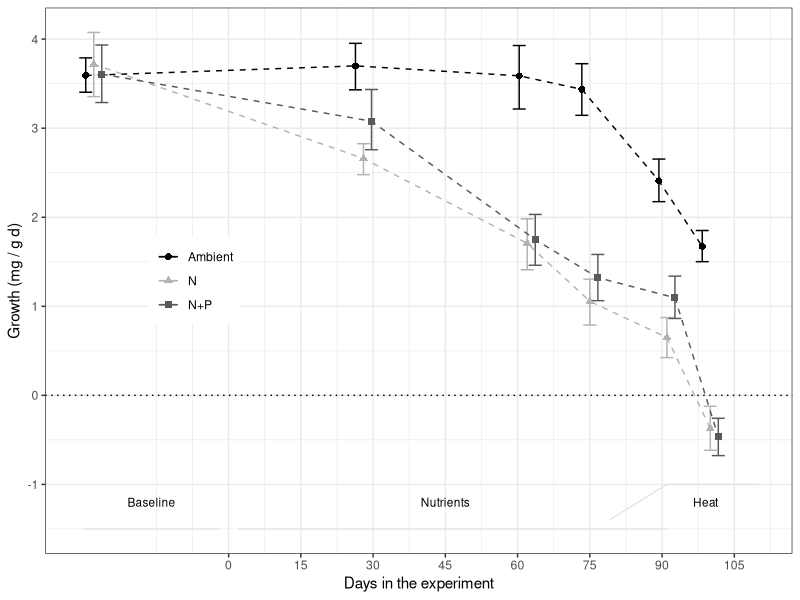
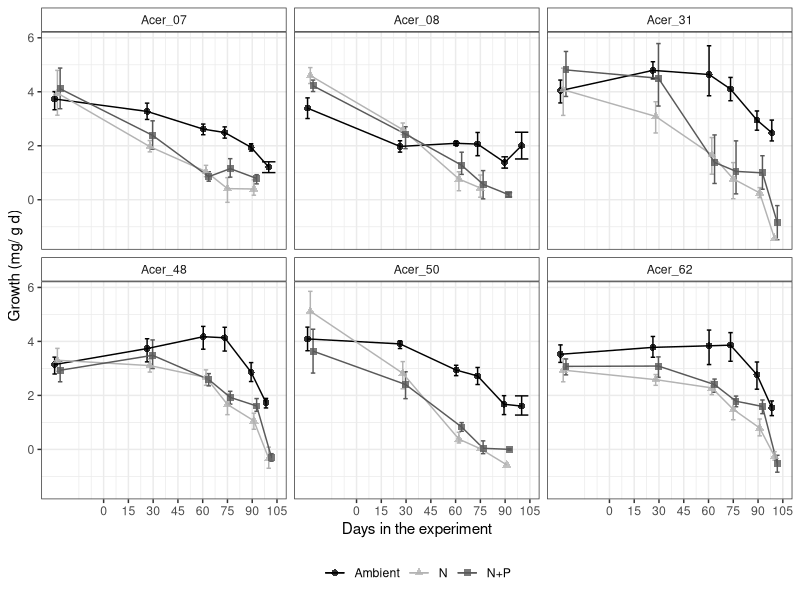
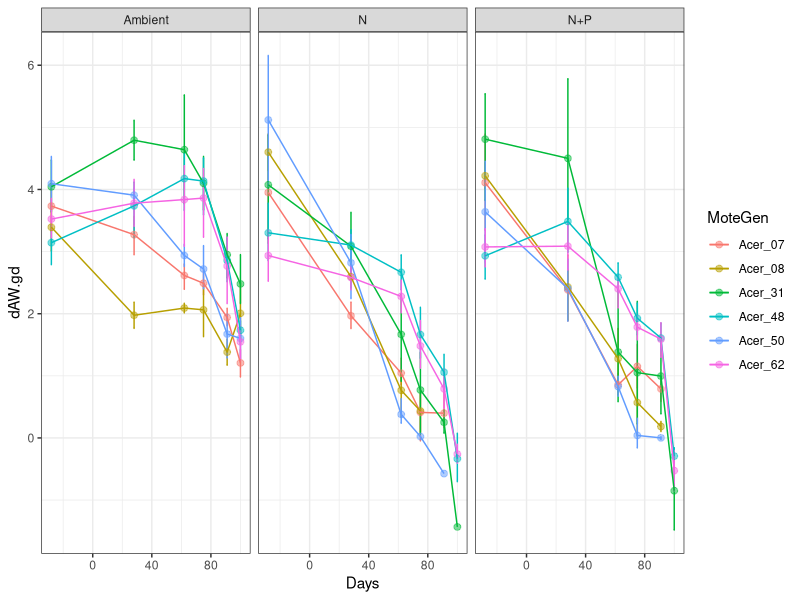
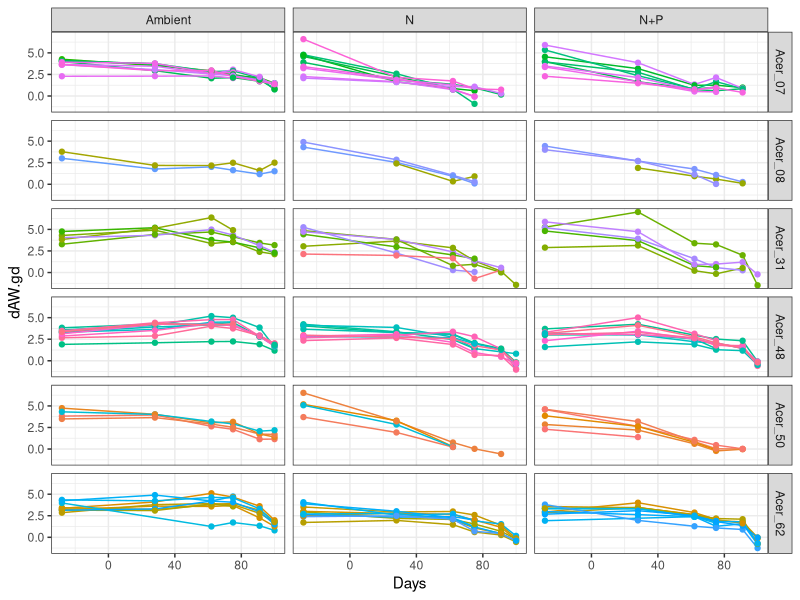
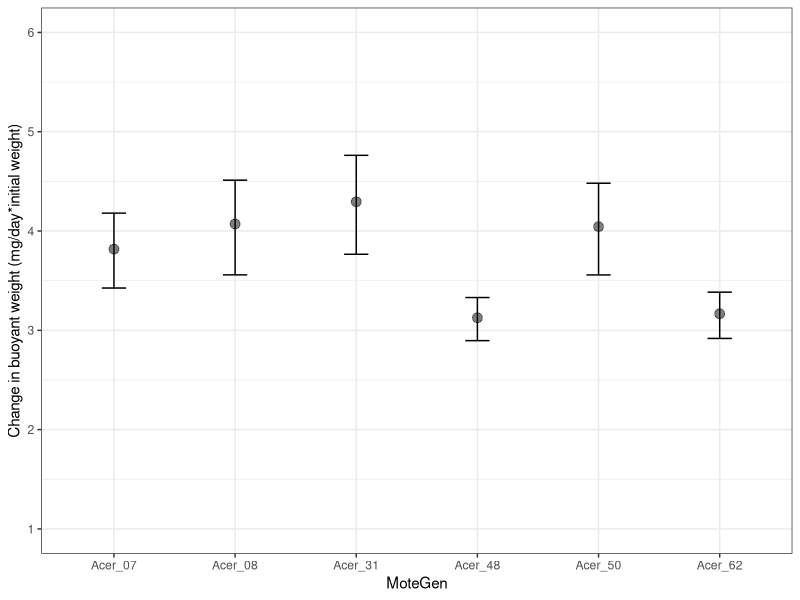
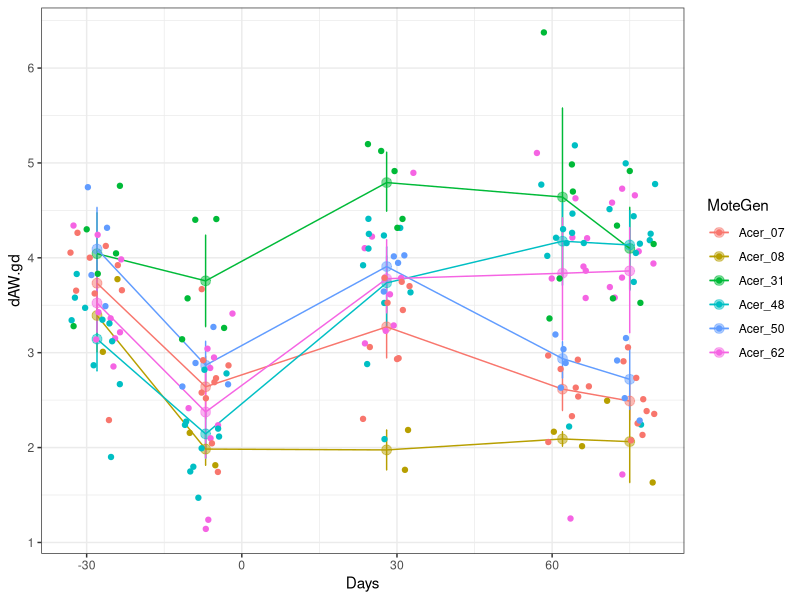
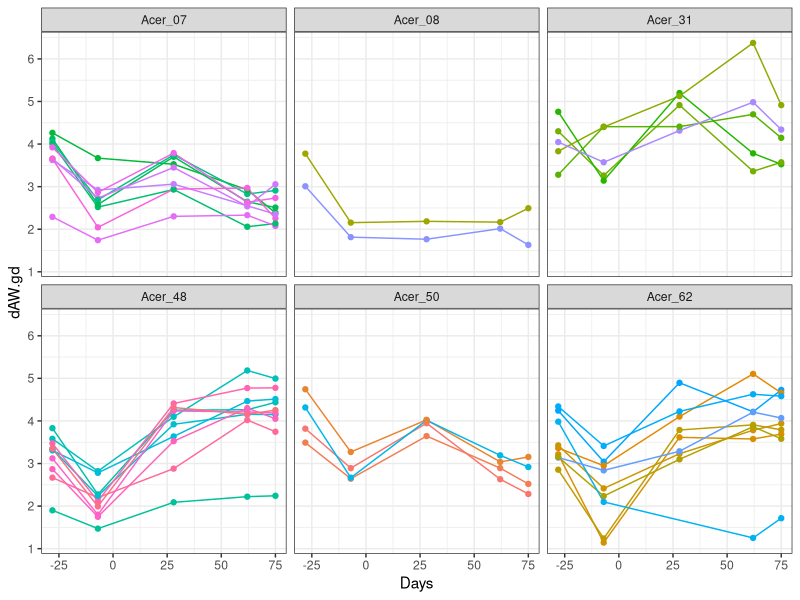
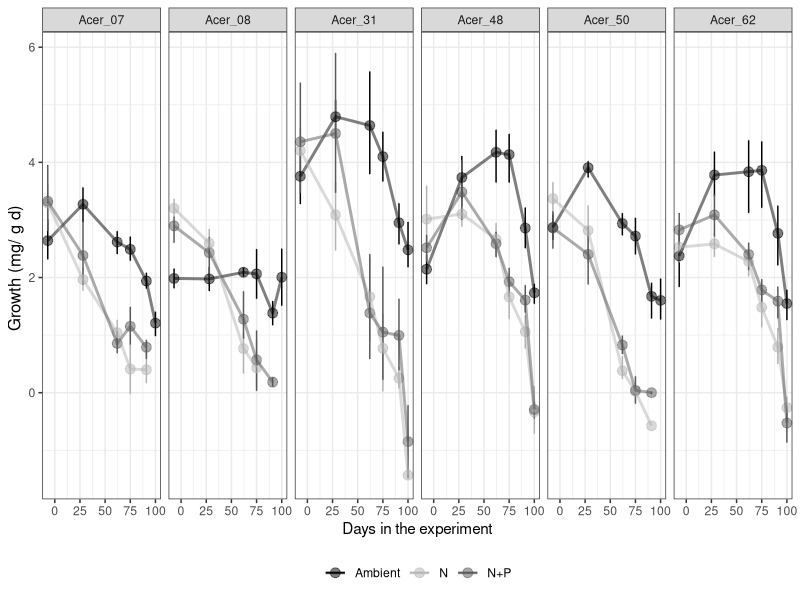

Write the R code that produced these figures, in order.
## ---- chunk 1
knitr::opts_chunk$set(echo = TRUE, warning=FALSE, message=FALSE)
## ---- chunk 2

# Load all libraries and sources required to run the script
    library(tidyverse)
    library(ggthemes)
    library(lmerTest)
    library(emmeans)
    library(multcomp)

# Default ggplot settings

    Fill.colour<-scale_colour_manual(values = c("black", "gray70", "gray35"))

    ggthe_bw<-theme(plot.background=element_blank(),
          panel.grid.major.y = element_blank(),
          panel.grid.major.x = element_blank(),
          panel.grid.minor.x = element_blank(),
          panel.grid.minor.y = element_blank(),
          legend.box.background = element_rect(),
          panel.background =element_rect(fill = NA, color = "black")
          )+
    theme_bw()
## ---- chunk 3
# Import data: 

  ## Growth long
    BW.Tall<-read.csv("Growth_corrected.csv", header = TRUE)
    
  ## Genotype information
    MOTE<-read.csv("Genotype_Info.csv", header = TRUE)
    BW.Tall<-merge(BW.Tall, MOTE, by="Gen", all.x=TRUE)
    
  ## Data type  
    BW.Tall$Initial.Date<-as.Date(BW.Tall$Initial.Date, "%m/%d/%y")
    BW.Tall$Final.Date<-as.Date(BW.Tall$Final.Date, "%m/%d/%y")
    # BW.Tall$Initial.Date<-as.Date(BW.Tall$Initial.Date, "%Y-%m-%d")
    # BW.Tall$Final.Date<-as.Date(BW.Tall$Final.Date, "%Y-%m-%d")
    BW.Tall$Days<-(as.numeric(as.Date(BW.Tall$Final.Date))-17485)
    BW.Tall$Day<-(as.factor(BW.Tall$Days))
    BW.Tall$TimePoint[BW.Tall$Day=="-28"]<-"3"
    BW.Tall$TimePoint[BW.Tall$Day=="-7"]<-"4"
    BW.Tall$TimePoint[BW.Tall$Day=="28"]<-"9"
    BW.Tall$TimePoint[BW.Tall$Day=="62"]<-"11"
    BW.Tall$TimePoint[BW.Tall$Day=="75"]<-"13"
    BW.Tall$TimePoint[BW.Tall$Day=="91"]<-"16"
    BW.Tall$TimePoint[BW.Tall$Day=="100"]<-"17"
    BW.Tall$TimePoint[BW.Tall$Day=="113"]<-"22"
    
    BW.Tall$Treatment <- as.character(BW.Tall$Treatment)
    BW.Tall$Treatment[BW.Tall$Treatment == "Control"] <- "Ambient"
    BW.Tall$Treatment[BW.Tall$Treatment == "NP"] <- "N+P"
    BW.Tall$Treatment <- as.factor(BW.Tall$Treatment)
    
    BW.Tall$Colony <- as.factor(BW.Tall$Gen)
    BW.Tall$SampleID <- paste("Ac", BW.Tall$Fra, BW.Tall$TimePoint, sep = "_")
  
    BW.Initial<-subset(BW.Tall, Initial.Date=="2017-08-30")
    BW.Control<-subset(BW.Tall, Treatment=="Ambient")
    BW.Control<-subset(BW.Control, Days<80)
    BW.nutrients<-subset(BW.Tall, Days>-10)
    BW.nutrients<-subset(BW.nutrients, Days<113)
    
  ## Remove recovery data points
    BW.Tall<-subset(BW.Tall, Initial.Date!="2017-10-18")
    BW.Tall<-subset(BW.Tall, Initial.Date!="2018-02-23") # After heat stress
  
## ---- chunk 4
# Treatment effect over time
    BW_Treat<- ggplot(BW.Tall, aes (Days, dAW.gd, shape=factor(Treatment),
                                    colour=factor(Treatment))) + 
      ggthe_bw + Fill.colour+
      stat_summary(fun.data = "mean_cl_boot", geom = "errorbar",
                   position=position_dodge(width=5))+
      stat_summary(fun.y=mean, geom="line", 
                   position=position_dodge(width=5), linetype=2) +
      stat_summary(fun.y=mean, geom="point", size =2,
                   position=position_dodge(width=5))  + 
  
      geom_hline(yintercept = 0, linetype=3)+
      
      scale_x_continuous(name="Days in the experiment", 
                         breaks = seq(0, 115, by=15)) +
      scale_y_continuous(name="Growth (mg / g d)", 
                         breaks = seq(-1, 4, by=1)) +
    
    theme(legend.position=c(0.2, 0.5),
        legend.title = element_blank(), 
        strip.background =element_rect(fill=NA)) +

    annotate("segment", x = -30, xend = -2, y = -1.5, yend = -1.5,
              colour = "gray90")+
    annotate("text", x = -16, y = -1.2, label = "Baseline", size=3)+
  
    annotate("segment", x = 2, xend = 91, y = -1.5, yend = -1.5,
              colour = "gray90")+
    annotate("text", x = 45, y = -1.2, label = "Nutrients", size=3)+
  
    annotate("segment", x = 79, xend = 91, y = -1.4, yend = -1,
              colour = "gray90")+
  
    annotate("segment", x = 91, xend = 110, y = -1, yend = -1,
              colour = "gray90")+
    annotate("text", x = 99, y = -1.2, label = "Heat", size=3)
  BW_Treat
  
# ggsave(file="Figure2_BW_corrected.svg", plot=BW_Treat, dpi = 300, units="in", width=3.5, height=3.0)
## ---- chunk 5
BW_Colony<- ggplot(BW.Tall, aes (Days, dAW.gd, shape=factor(Treatment),
                                    colour=factor(Treatment))) + ggthe_bw + Fill.colour+
      stat_summary(fun.data = "mean_cl_boot", geom = "errorbar",
                   position=position_dodge(width=5))+
      stat_summary(fun.y=mean, geom="line", 
                   position=position_dodge(width=5), linetype=1) +
      stat_summary(fun.y=mean, geom="point", size =2,alpha=0.8,
                   position=position_dodge(width=5))  + 
      ylab("Growth (mg/ g d)") +
      
      scale_x_continuous(name="Days in the experiment", 
                         breaks = seq(0, 115, by=15)) +
    theme(legend.position="bottom",
        legend.title = element_blank(), 
        strip.background =element_rect(fill=NA))

#BW_Colony + facet_grid(MoteGen~.)
#BW_Colony + facet_grid(~MoteGen)
BW_Colony <- BW_Colony + facet_wrap(MoteGen~.)
BW_Colony
# ggsave(file="Figure2_BW_corrected_genotype.svg", plot=BW_Colony, dpi = 300, units="in", width=5, height=5)


BW_ColonyT<- ggplot(BW.Tall, aes (Days, dAW.gd, colour=MoteGen)) +   
  stat_summary(fun.data = "mean_cl_boot",geom = "errorbar", width = 0.8)+
  stat_summary(fun.y=mean, geom="point", size =2, alpha=0.5) +
  stat_summary(fun.y=mean, geom="line") + ggthe_bw + facet_grid (~Treatment)  
BW_ColonyT

BW_ColonyT<- ggplot(BW.Tall, aes (Days, dAW.gd, colour=factor(Fra), group=Fra)) +    stat_summary(fun.y=mean, geom="line") + ggthe_bw + facet_grid (MoteGen~Treatment)+  geom_point()+ theme(legend.position = "none")
BW_ColonyT

## ---- chunk 6
BW_Init<- ggplot(BW.Initial, aes (MoteGen, dAW.gd)) +
  stat_summary(fun.data = "mean_cl_boot",geom = "errorbar", width = 0.2) +
  stat_summary(fun.y=mean, geom="point", size =3, alpha=0.5) + ggthe_bw +
  scale_y_continuous(name="Change in buoyant weight (mg/day*initial weight)",
                     limits = c(1,6),
                     breaks = seq(1, 6, by=1))
BW_Init

BW_Colony_Control<- ggplot(BW.Control, aes (Days, dAW.gd, colour=MoteGen)) +
  stat_summary(fun.data = "mean_cl_boot",geom = "errorbar", width = 0.2) +
  stat_summary(fun.y=mean, geom="point", size =3, alpha=0.5) +
  stat_summary(fun.y=mean, geom="line") + ggthe_bw + geom_jitter()
BW_Colony_Control

BW_Colony_Control<-ggplot(BW.Control, aes (Days, dAW.gd, colour=factor(Fra), group=Fra)) +   
  #stat_summary(fun.data = "mean_cl_boot",geom = "errorbar", width = 0.8)+
  #stat_summary(fun.y=mean, geom="point", size =2, alpha=0.5) +
  stat_summary(fun.y=mean, geom="line") + ggthe_bw + 
  facet_wrap (~MoteGen)+  geom_point()+ theme(legend.position = "none")
BW_Colony_Control

## ---- chunk 7
BW <- ggplot(BW.nutrients, aes(Days, dAW.gd, colour=factor(Treatment))) +
          stat_summary(fun.data = "mean_cl_boot",geom = "errorbar", width = 0.2)+
          stat_summary(fun.y=mean, geom="point", size =3, alpha=0.5) +
          stat_summary(fun.y=mean, geom="line", size =1, alpha=0.5) + 
          ggthe_bw + Fill.colour
  BW + ylab("Growth (mg/ g d) ") + 
    xlab("Days in the experiment") +
    theme(axis.title.y=element_text(size=12), 
          legend.position="bottom",
          legend.title = element_blank()) +
    facet_grid(~MoteGen)


## ---- chunk 8
# Complex to simple models 
  
  LM_1 <- lmer(dAW.gd ~ Treatment*Day +
                               (1 + Treatment|Colony), REML=TRUE, data= BW.Tall)
  
  LM_2 <- lmer(dAW.gd ~ Treatment * Day +
                               (Treatment|Colony), REML=TRUE,  data= BW.Tall)
   
  LM_3 <- lmer(dAW.gd ~ Treatment  * Day +
                               (1|Colony), REML=TRUE, data= BW.Tall)
 

# Select model
  AIC(LM_1, LM_2, LM_3) # 1=2, but 3 has higher AIC
  
  anova(LM_1, LM_2, refit=FALSE)
  anova(LM_2, LM_3, refit=FALSE)
  anova(LM_1, LM_3, refit=FALSE)
 
# Final model 
  LM_Treatment_Days<-lmer(dAW.gd ~ Treatment * Day +
                             (Treatment|Colony),  data= BW.Tall)
  isSingular(LM_Treatment_Days)
  
  anova(LM_Treatment_Days)
  summary(LM_Treatment_Days)
  
# Pair-wise comparisons
  BW.emmc<-emmeans(LM_Treatment_Days, ~Treatment*Day)
  BW_groups<-cld(BW.emmc)
    #BW_groups<-as.data.frame(BW_groups[complete.cases(BW_groups),])
    BW_groups<-BW_groups[order(BW_groups$Day,BW_groups$Treatment),]
  BW_groups
  
  write.csv(BW_groups, "BW_groups_corrected.csv", row.names = F)
